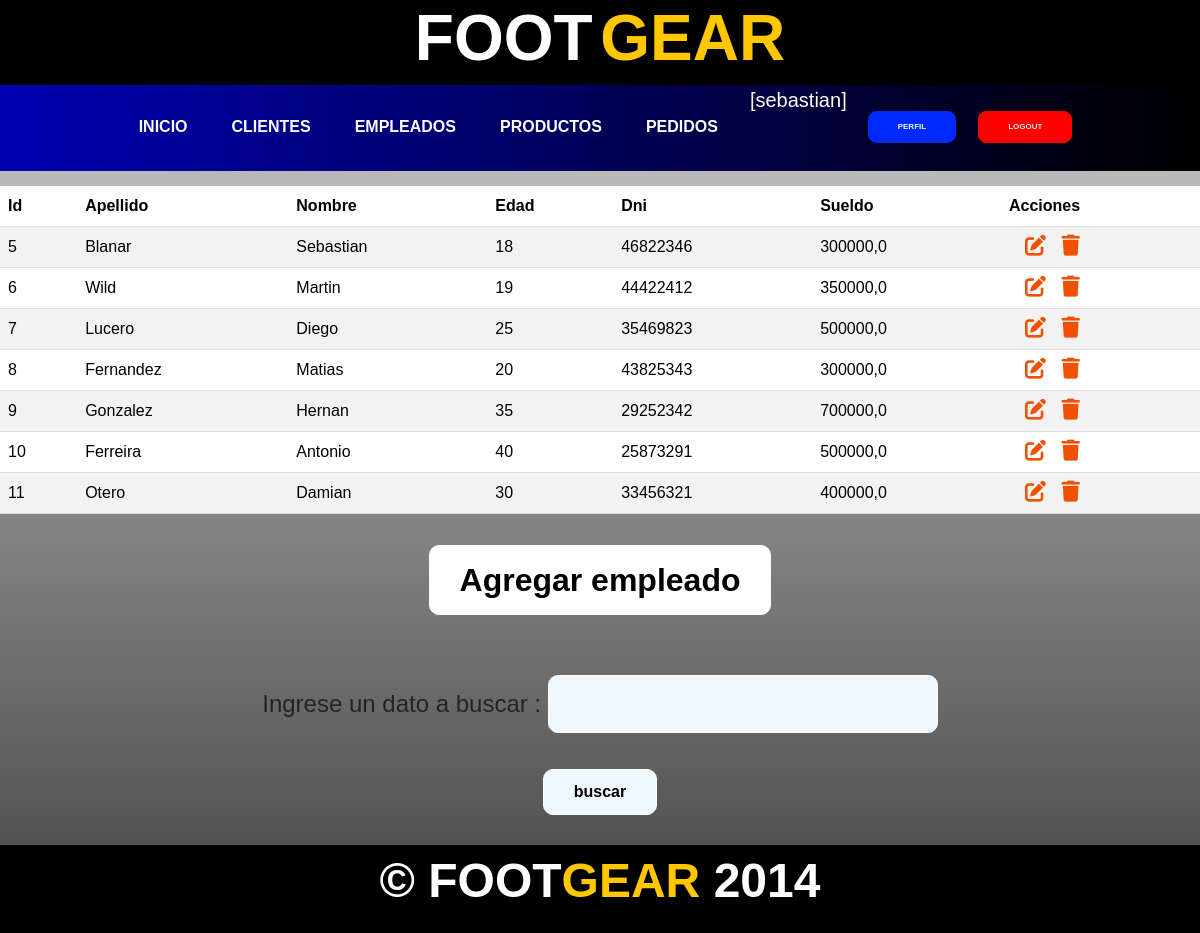
/empleados/ (signed in), run on an earlier commit of the app's database.
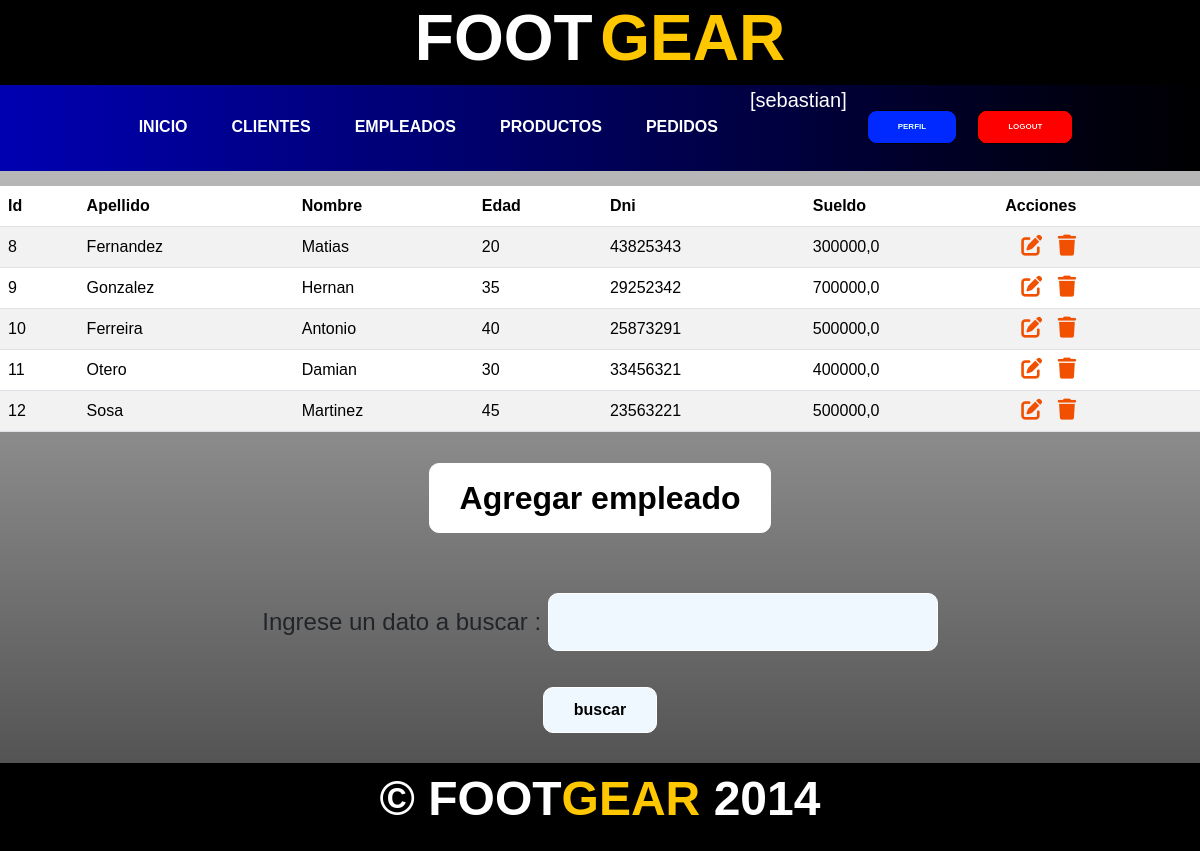
And on a later commit of the database.
### aplicacion/models.py (models this page shows, shortened)
class Empleado(models.Model):
    nombre = models.CharField(max_length=50)
    apellido = models.CharField(max_length=50)
    edad = models.IntegerField()
    dni = models.IntegerField(unique=True)
    sueldo = models.FloatField()

### aplicacion/views.py (the view)
# urls.py: path('empleados/', empleados,name="empleados"),
@login_required
def empleados(request):
    formulario_empleado = EmpleadoForm()
    contexto = {
        'empleados': Empleado.objects.all(),
        'form': formulario_empleado
    }
    return render(request,"aplicacion/empleados.html",contexto)

### aplicacion/forms.py
class EmpleadoForm(forms.Form):
    nombre = forms.CharField(max_length=50,required=True)
    dni = forms.IntegerField(required=True)
    apellido = forms.CharField(max_length=50,required=True)
    edad = forms.IntegerField(required=True)
    sueldo = forms.FloatField(required=True)

### aplicacion/templates/aplicacion/empleados.html (shortened to what this page needs)
{% extends 'aplicacion/index.html' %}
{% block tabla_empleados %}
<div class="button_container">
    <table class="table table-striped table--empleados">
        <thead>
            <tr>
                <th>Id</th>
                <th>Apellido</th>
                <th>Nombre</th>
                <th>Edad</th>
                <th>Dni</th>
                <th>Sueldo</th>
                <th>Acciones</th>
            </tr>
        </thead>
        <tbody>
        {% for e in empleados %}
            <tr>
                <td>{{ e.id }}</td>
                <td>{{ e.apellido }}</td>
                <td>{{ e.nombre }}</td>
                <td>{{ e.edad }}</td>
                <td>{{ e.dni }}</td>
                <td>{{ e.sueldo}}</td>
                <td>
                    <a
                    href="{% url 'empleado_update' e.id %}"
                    class="btn editar_tablas"
                    style="--bs-btn-padding-y: .25rem;"
                    >
                    </a>
                    <a
                    href="{% url 'empleado_delete' e.id %}"
                    class="btn borrar_tablas"
                    style="--bs-btn-padding-y: .25rem;"
                    >
                    </a>
                </td>
            </tr>
        {% endfor %}
        </tbody>
    </table>
</div>
{% endblock tabla_empleados %}
{% block formulario %}
<div class="button_container">
    <button  id="mostrarFormulario_empleados">Agregar empleado</button>
</div>
{% endblock formulario %}
{% block busqueda %}
<form action="{% url 'encontrar_empleados' %}" method="get">
    <div class="tabla_formularios">
        <p class="texto_buscar">Ingrese un dato a buscar : <input type="text" name= "buscar" id= "buscar"></p>
    </div>
    <div class="form">
        <input type="submit" value="buscar">
    </div>
</form>
{% endblock busqueda %}

### aplicacion/templates/aplicacion/index.html (shortened to what this page needs)
<!DOCTYPE html>
<html lang="en">
    <head>
        {% load static %}
        <link href="https://cdn.jsdelivr.net/npm/bootstrap@5.3.3/dist/css/bootstrap.min.css" rel="stylesheet">
        <link href="{% static 'css/estilos_propios.css' %}" rel="stylesheet"/>
        <link rel="stylesheet" href="https://cdnjs.cloudflare.com/ajax/libs/font-awesome/6.4.0/css/all.min.css">
    </head>
    <body>
        <header>
            <div class="container header_container">
                <h1 class="headline">
                    <span class="white-text">FOOT</span>
                    <span class="orange-text">GEAR</span>
                </h1>
            </div>
            <div class="container navigation">
                <nav>
                    <a href="{% url 'home' %}">INICIO</a>
                    {% if user.is_authenticated %}
                        <a href="{% url 'clientes' %}">CLIENTES</a>
                        <a href="{% url 'empleados' %}">EMPLEADOS</a>
                        <a href="{% url 'productos' %}">PRODUCTOS</a>
                        <a href="{% url 'pedidos' %}">PEDIDOS</a>
                        <div>
                            <p  class="nombre_usuario">[{{user.username}}]</p>
                            <a href="{% url 'agregar_avatar' %}"><img class="avatar" src="{{request.session.avatar}}" height="40px" weight="40px"></a>
                        </div>
                            <form action="{% url 'perfil' %}">
                                <button type="submit" class="btn btn-success logout editar">PERFIL</button>
                            </form>
                        <form action="{% url 'logout' %}" method="post">
                                <button type="submit" class="btn btn-success logout">LOGOUT</button>
                            </form>
                    {% endif %}
                </nav>
            </div>
        </header>
{% block tabla_empleados %}
{% endblock tabla_empleados%}
{% block formulario %}
{% endblock formulario%}
{% block busqueda %}
{% endblock busqueda %}
        <footer>
            <p>&copy; FOOT<span class="orange-text">GEAR</span> 2014</p>
        </footer>
    </body>
</html>

### aplicacion/static/css/estilos_propios.css (style rules this page uses)
* { padding: 0; margin: 0; box-sizing: border-box; }
body { font-family: sans-serif; background-color: #000; background: linear-gradient(#d4d4d4,#454545); }
html { scroll-behavior: smooth; }
h1 { font-size: 2.5em; }
p { font-size: 1.25em; }
button , input,#buy_button { font-size: 1em; font-weight: bold; padding: 10px 30px; border-radius: 10px; border: 1px solid #fff; color: #000; background-color: #fff; }
.container { max-width: 700px; margin: auto; }
i,.editar_tablas,.borrar_tablas { color: #f15000; background-color: transparent; border: none; font-size: 1.5em; margin-top: -30px; height: 0; width: 0; --bs-btn-padding-x: 0.5rem; }
header { background-color: rgb(0, 0, 0); flex-wrap: wrap; }
header .container { display: flex; flex-direction: column; justify-content: center; align-items: center; }
header h1 .white-text { color: white; font-weight: bold; margin-right: -10px; }
.orange-text { color: rgb(255, 199, 0); font-weight: bold; }
header nav { display: flex; flex-direction: column; text-align: center; padding-bottom: 2px; }
header div nav a { padding: 5px 12px; text-decoration: none; color: white; font-weight: bolder; }
header .navigation { background-image: linear-gradient(0deg, rgba(0, 0, 0, 0.6), rgba(0, 0, 0, 0.6)), url(../assets/img/75496e55be60c1cbf480d6e76bd11ec4.jpg); filter: saturate(2); background-position: center center; background-repeat: no-repeat; background-size: cover; }
.logout { margin-top: 25px; background-color:rgb(219, 0, 0); color: rgb(255, 255, 255); font-size: 0.5em; font-weight: bold; padding: 10px 30px; border-radius: 10px; border: 1px solid black; }
.nombre_usuario { color: #ffffff; margin-right: 20px; margin-bottom: 10px; }
.editar { margin-right: 20px; background-color:rgb(0, 44, 219); font-size: 0.5em; }
.button_container { display: flex; flex-direction: column; align-items: center; justify-items: center; margin-top: 15px; }
footer { margin-top: 30px; background-color: #000000; display: flex; flex-direction: column; justify-items: center; align-items: center; }
footer p { font-weight: bold; color: white; }
.table { background-color: aliceblue; color: #000000; border-spacing: 30px; }
thead { background-color: aliceblue; color: #000000; }
td { padding: 8px; }
input { background-color: aliceblue; color: #000000; }
.texto_buscar { margin-top: 30px; font-size: 1.5em; }
.form { display: flex; justify-content: center; width: 100%; }
.form input { margin-top: 20px; }
.tabla_formularios { display: flex; justify-items: center; justify-content: center; align-items: center; width: 100%; }
@media (min-width: 775px) { body { background: linear-gradient(#d4d4d4,#454545); background-position: center center; background-repeat: repeat; background-size: cover; } }
@media (min-width: 775px) { header .container { max-width: none; background: #000; } }
@media (min-width: 775px) { header nav { flex-direction: row; justify-content: space-around; } }
@media (min-width: 775px) { header .navigation { background-image: none; background-color: transparent; background: linear-gradient(to right,rgb(0, 0, 92),black); } }
@media (min-width: 775px) { button,#buy_button { font-size: 2em; } }
@media (min-width: 775px) { footer p { font-size: 3em; } }
@media (min-width: 775px) { header div nav a { padding: 20px 12px; margin-right: 20px; font-size: 1.5em; } }
@media (min-width: 775px) { header h1 { font-size: 4em; } }
@media (min-width: 775px) { .texto_buscar { margin-top: 60px; } }
@media (min-width: 775px) { i,.editar_tablas,.borrar_tablas { padding-top: 20px; height: 2em; --bs-btn-padding-x: 1rem; } }

What changed in the data, as far as the page shows it:
removed Empleado: id "5", apellido "Blanar", nombre "Sebastian", edad "18", dni "46822346", sueldo "300000,0"
removed Empleado: id "6", apellido "Wild", nombre "Martin", edad "19", dni "44422412", sueldo "350000,0"
removed Empleado: id "7", apellido "Lucero", nombre "Diego", edad "25", dni "35469823", sueldo "500000,0"
added Empleado: id "12", apellido "Sosa", nombre "Martinez", edad "45", dni "23563221", sueldo "500000,0"
